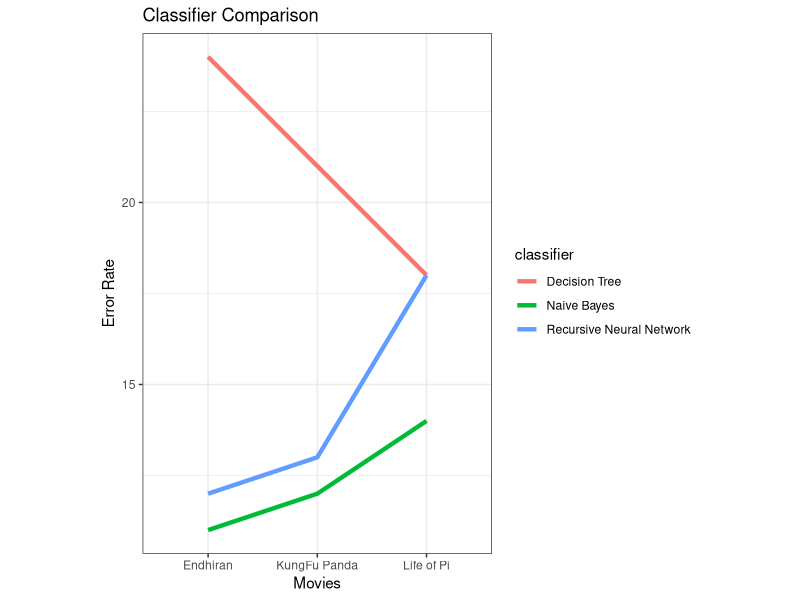
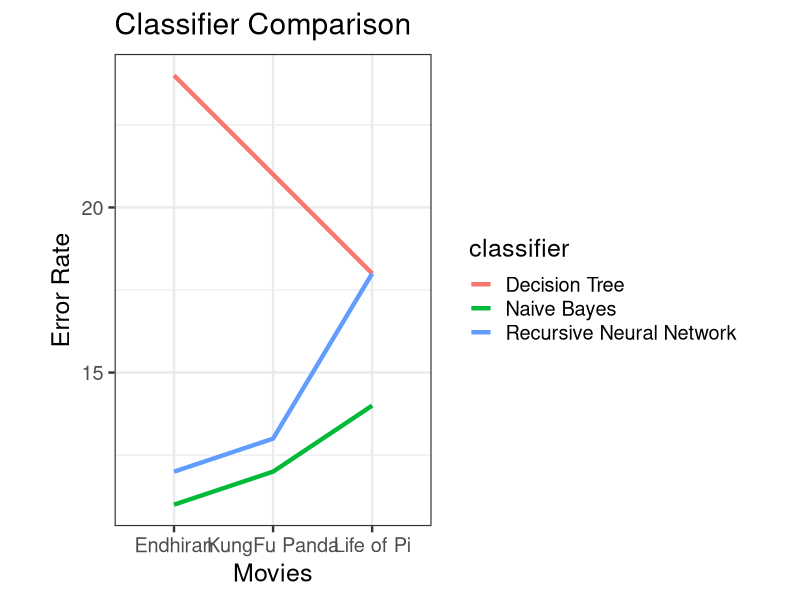
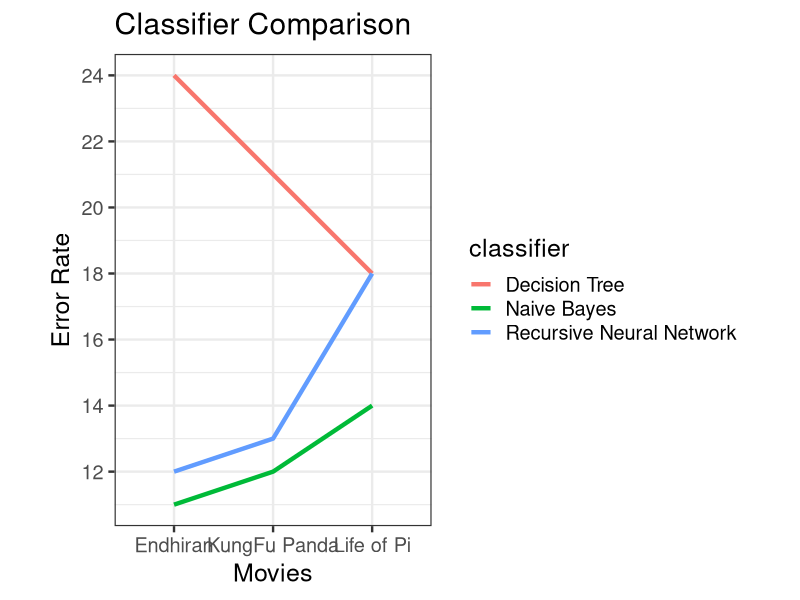

Write R code to recreate these figures, in order.
df_new <- data.frame(value = c(12,13,21,14,18,18,11,12,24),
                     Movies = c("KungFu Panda","KungFu Panda","KungFu Panda","Life of Pi","Life of Pi","Life of Pi","Endhiran","Endhiran","Endhiran"),
                     classifier = c("Naive Bayes","Recursive Neural Network","Decision Tree","Naive Bayes","Recursive Neural Network","Decision Tree","Naive Bayes","Recursive Neural Network","Decision Tree"))
library(ggplot2)
theme_set(theme_bw(base_size = 18))
myplot <- ggplot(df_new, aes(y = value, x = Movies, colour = classifier,group=classifier)) +
  geom_line(size=1.5) +
  coord_equal(1/3) +
  ylab("Error Rate") +
  ggtitle("Classifier Comparison")
myplot + theme_bw()
myplot + theme(panel.background = element_rect(fill='white'))
myplot + scale_y_continuous(breaks=c(10,12,14,16,18,20,22,24))

